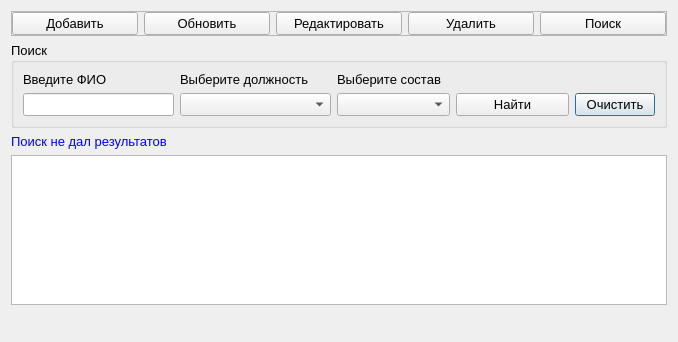
<?xml version="1.0" encoding="UTF-8"?>
<ui version="4.0">
 <class>Sotrudniki</class>
 <widget class="QDialog" name="Sotrudniki">
  <property name="geometry">
   <rect>
    <x>0</x>
    <y>0</y>
    <width>678</width>
    <height>342</height>
   </rect>
  </property>
  <property name="windowTitle">
   <string>Сотрудники</string>
  </property>
  <layout class="QGridLayout" name="gridLayout_3">
   <item row="4" column="1" colspan="2">
    <widget class="QLabel" name="label_naideno">
     <property name="font">
      <font>
       <pointsize>10</pointsize>
      </font>
     </property>
     <property name="styleSheet">
      <string notr="true">color:rgb(85, 0, 255)</string>
     </property>
     <property name="text">
      <string/>
     </property>
    </widget>
   </item>
   <item row="4" column="0">
    <spacer name="horizontalSpacer">
     <property name="font">
      <font>
       <pointsize>10</pointsize>
      </font>
     </property>
     <property name="orientation">
      <enum>Qt::Horizontal</enum>
     </property>
     <property name="sizeHint" stdset="0">
      <size>
       <width>40</width>
       <height>20</height>
      </size>
     </property>
    </spacer>
   </item>
   <item row="4" column="3">
    <spacer name="horizontalSpacer_2">
     <property name="font">
      <font>
       <pointsize>10</pointsize>
      </font>
     </property>
     <property name="orientation">
      <enum>Qt::Horizontal</enum>
     </property>
     <property name="sizeHint" stdset="0">
      <size>
       <width>40</width>
       <height>20</height>
      </size>
     </property>
    </spacer>
   </item>
   <item row="3" column="0" colspan="4">
    <widget class="QTableView" name="tableView_sotrudniki">
     <property name="font">
      <font>
       <pointsize>10</pointsize>
      </font>
     </property>
     <property name="contextMenuPolicy">
      <enum>Qt::ActionsContextMenu</enum>
     </property>
     <property name="alternatingRowColors">
      <bool>true</bool>
     </property>
     <property name="selectionMode">
      <enum>QAbstractItemView::SingleSelection</enum>
     </property>
     <property name="selectionBehavior">
      <enum>QAbstractItemView::SelectRows</enum>
     </property>
    </widget>
   </item>
   <item row="1" column="0" colspan="4">
    <widget class="QGroupBox" name="groupBox_search">
     <property name="font">
      <font>
       <pointsize>10</pointsize>
      </font>
     </property>
     <property name="title">
      <string>Поиск</string>
     </property>
     <layout class="QGridLayout" name="gridLayout_2" columnstretch="4,4,3,3,0">
      <item row="0" column="0">
       <widget class="QLabel" name="label">
        <property name="font">
         <font>
          <pointsize>10</pointsize>
         </font>
        </property>
        <property name="text">
         <string>Введите ФИО</string>
        </property>
       </widget>
      </item>
      <item row="1" column="0">
       <widget class="QLineEdit" name="lineEdit_FIO">
        <property name="font">
         <font>
          <pointsize>10</pointsize>
         </font>
        </property>
        <property name="clearButtonEnabled">
         <bool>true</bool>
        </property>
       </widget>
      </item>
      <item row="1" column="4">
       <widget class="QPushButton" name="pushButton_clear">
        <property name="font">
         <font>
          <pointsize>10</pointsize>
         </font>
        </property>
        <property name="text">
         <string>Очистить</string>
        </property>
        <property name="icon">
         <iconset resource="resourses.qrc">
          <normaloff>:/img/img/clear.png</normaloff>:/img/img/clear.png</iconset>
        </property>
       </widget>
      </item>
      <item row="0" column="1">
       <widget class="QLabel" name="label_2">
        <property name="font">
         <font>
          <pointsize>10</pointsize>
         </font>
        </property>
        <property name="text">
         <string>Выберите должность</string>
        </property>
       </widget>
      </item>
      <item row="1" column="1">
       <widget class="QComboBox" name="comboBox_doljnost">
        <property name="font">
         <font>
          <pointsize>10</pointsize>
         </font>
        </property>
       </widget>
      </item>
      <item row="1" column="3">
       <widget class="QPushButton" name="pushButton_find">
        <property name="font">
         <font>
          <pointsize>10</pointsize>
         </font>
        </property>
        <property name="text">
         <string>Найти</string>
        </property>
        <property name="icon">
         <iconset resource="resourses.qrc">
          <normaloff>:/img/img/findOk.png</normaloff>:/img/img/findOk.png</iconset>
        </property>
       </widget>
      </item>
      <item row="1" column="2">
       <widget class="QComboBox" name="comboBox_sostav">
        <property name="currentIndex">
         <number>-1</number>
        </property>
        <item>
         <property name="text">
          <string>ППС</string>
         </property>
        </item>
        <item>
         <property name="text">
          <string>УВС</string>
         </property>
        </item>
       </widget>
      </item>
      <item row="0" column="2">
       <widget class="QLabel" name="label_3">
        <property name="text">
         <string>Выберите состав</string>
        </property>
       </widget>
      </item>
     </layout>
    </widget>
   </item>
   <item row="0" column="0" colspan="4">
    <widget class="QFrame" name="frame">
     <property name="font">
      <font>
       <pointsize>10</pointsize>
      </font>
     </property>
     <property name="frameShape">
      <enum>QFrame::StyledPanel</enum>
     </property>
     <property name="frameShadow">
      <enum>QFrame::Raised</enum>
     </property>
     <layout class="QGridLayout" name="gridLayout">
      <property name="leftMargin">
       <number>0</number>
      </property>
      <property name="topMargin">
       <number>0</number>
      </property>
      <property name="rightMargin">
       <number>0</number>
      </property>
      <property name="bottomMargin">
       <number>0</number>
      </property>
      <item row="0" column="5">
       <widget class="QPushButton" name="pushButton_search">
        <property name="font">
         <font>
          <pointsize>10</pointsize>
         </font>
        </property>
        <property name="text">
         <string>Поиск</string>
        </property>
        <property name="icon">
         <iconset resource="resourses.qrc">
          <normaloff>:/img/img/find.png</normaloff>:/img/img/find.png</iconset>
        </property>
       </widget>
      </item>
      <item row="0" column="2">
       <widget class="QPushButton" name="pushButton_update">
        <property name="minimumSize">
         <size>
          <width>0</width>
          <height>0</height>
         </size>
        </property>
        <property name="font">
         <font>
          <pointsize>10</pointsize>
         </font>
        </property>
        <property name="styleSheet">
         <string notr="true"/>
        </property>
        <property name="text">
         <string>Обновить</string>
        </property>
        <property name="icon">
         <iconset resource="resourses.qrc">
          <normaloff>:/img/img/refresh.png</normaloff>:/img/img/refresh.png</iconset>
        </property>
        <property name="iconSize">
         <size>
          <width>16</width>
          <height>16</height>
         </size>
        </property>
       </widget>
      </item>
      <item row="0" column="4">
       <widget class="QPushButton" name="pushButton_del">
        <property name="font">
         <font>
          <pointsize>10</pointsize>
         </font>
        </property>
        <property name="text">
         <string>Удалить</string>
        </property>
        <property name="icon">
         <iconset resource="resourses.qrc">
          <normaloff>:/img/img/delete.png</normaloff>:/img/img/delete.png</iconset>
        </property>
       </widget>
      </item>
      <item row="0" column="0">
       <widget class="QPushButton" name="pushButton_add">
        <property name="font">
         <font>
          <pointsize>10</pointsize>
         </font>
        </property>
        <property name="text">
         <string>Добавить</string>
        </property>
        <property name="icon">
         <iconset resource="resourses.qrc">
          <normaloff>:/img/img/add.png</normaloff>:/img/img/add.png</iconset>
        </property>
       </widget>
      </item>
      <item row="0" column="3">
       <widget class="QPushButton" name="pushButton_edit">
        <property name="font">
         <font>
          <pointsize>10</pointsize>
         </font>
        </property>
        <property name="text">
         <string>Редактировать</string>
        </property>
        <property name="icon">
         <iconset resource="resourses.qrc">
          <normaloff>:/img/img/edit.png</normaloff>:/img/img/edit.png</iconset>
        </property>
       </widget>
      </item>
     </layout>
    </widget>
   </item>
   <item row="2" column="0">
    <widget class="QLabel" name="label_result">
     <property name="maximumSize">
      <size>
       <width>16777215</width>
       <height>20</height>
      </size>
     </property>
     <property name="font">
      <font>
       <pointsize>10</pointsize>
      </font>
     </property>
     <property name="styleSheet">
      <string notr="true">color:rgb(0, 0, 255)</string>
     </property>
     <property name="text">
      <string>Поиск не дал результатов</string>
     </property>
    </widget>
   </item>
  </layout>
  <action name="action_podrobno">
   <property name="icon">
    <iconset resource="resourses.qrc">
     <normaloff>:/img/img/edit.png</normaloff>:/img/img/edit.png</iconset>
   </property>
   <property name="text">
    <string>Просмотреть подробно</string>
   </property>
   <property name="toolTip">
    <string>Просмотреть подробно</string>
   </property>
  </action>
  <action name="actionDelete">
   <property name="icon">
    <iconset resource="resourses.qrc">
     <normaloff>:/img/img/delete.png</normaloff>:/img/img/delete.png</iconset>
   </property>
   <property name="text">
    <string>Удалить выбранного сотрудника</string>
   </property>
  </action>
 </widget>
 <resources>
  <include location="resourses.qrc"/>
 </resources>
 <connections/>
</ui>
